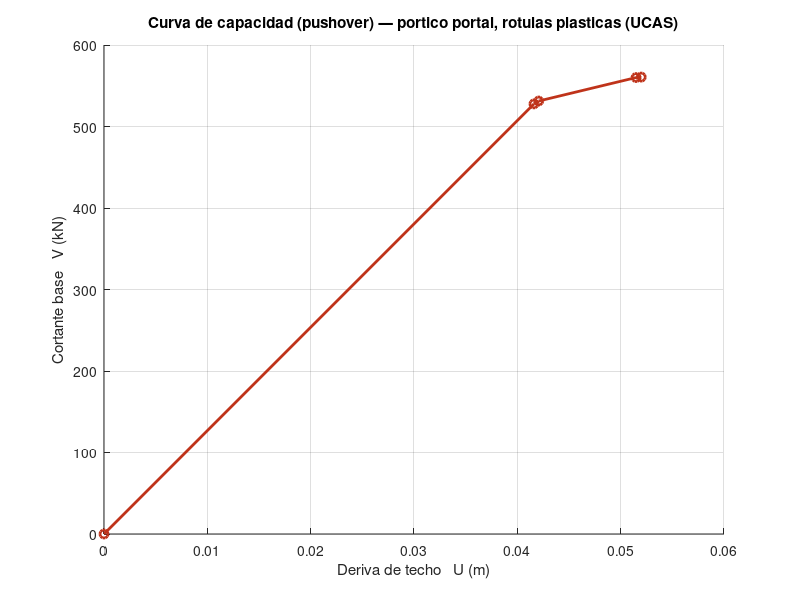

The MATLAB source for this figure:
% ============================================================
%  PUSHOVER de PORTICO 2D  —  rotulas plasticas, event-to-event
%  (metodo del pushover no lineal de UCAS 2D, NSP_Pushover_armadura.m,
%   simplificado a rotulas concentradas / plasticidad por momento):
%   - carga lateral de REFERENCIA en el techo;
%   - se calculan los momentos de extremo; el extremo que primero
%     alcanza Mp forma una ROTULA (release de momento);
%   - se re-arma la rigidez y se repite -> curva de capacidad V vs U,
%     hasta el MECANISMO (rigidez lateral ~ 0).
%  Modelo: portico portal (2 columnas empotradas + 1 viga).
% ============================================================

% --- Modelo como DATOS -----------------------------------------------
% Nodos: [ id  x  y ]   (m)
XY = [ 1  0  0
       2  0  3
       3  4  3
       4  4  0 ];
% Elementos: [ id  nI  nJ   E(kPa)   A(m2)    I(m4)     Mp(kN*m) ]
EL = [ 1  1  2   200e6   0.010   1.0e-4    150     % columna izq
       2  2  3   200e6   0.010   1.5e-4    180     % viga
       3  4  3   200e6   0.010   1.0e-4    150 ];  % columna der

nN = size(XY,1);   nE = size(EL,1);
ndof = 3*nN;                      % 3 GDL por nodo: ux, uy, giro

% Empotramientos en las bases (nodos 1 y 4): todos los GDL fijos
fixed = [1 2 3, 10 11 12];        % (3*1-2..3*1) y (3*4-2..3*4)
free  = setdiff(1:ndof, fixed);

% GDL de control: ux del nodo 2 (deriva de techo). Carga lateral de referencia ahi.
GDLc = 3*2-2;                     % = 4

% Estado de rotulas: hi(e), hj(e) = 1 si el extremo I / J ya rotulo
hi = zeros(nE,1);   hj = zeros(nE,1);
Macc_i = zeros(nE,1);  Macc_j = zeros(nE,1);   % momento acumulado por extremo
Vacc = 0;  Uacc = 0;
Ucurve = 0;  Vcurve = 0;

disp('=== Secuencia de rotulas plasticas (pushover) ===')
for step = 1:(2*nE+1)
    % --- Ensamblaje global con el estado de rotulas actual ---
    K = zeros(ndof, ndof);
    for e = 1:nE
        NI = EL(e,2);  NJ = EL(e,3);
        Ee = EL(e,4);  Ae = EL(e,5);  Ie = EL(e,6);
        dx = XY(NJ,2)-XY(NI,2);  dy = XY(NJ,3)-XY(NI,3);
        L  = sqrt(dx^2+dy^2);    c = dx/L;  sn = dy/L;
        ea = Ee*Ae/L;   ei = Ee*Ie;
        % --- Parte flexional local segun rotulas (v_i, th_i, v_j, th_j) ---
        if hi(e)==0 && hj(e)==0
            kf = (ei/L^3)*[ 12,   6*L,  -12,   6*L
                            6*L, 4*L^2, -6*L, 2*L^2
                           -12,  -6*L,   12,  -6*L
                            6*L, 2*L^2, -6*L, 4*L^2];
        elseif hi(e)==1 && hj(e)==0        % rotula en extremo I
            kf = (ei/L^3)*[ 3, 0, -3,  3*L
                            0, 0,  0,  0
                           -3, 0,  3, -3*L
                            3*L,0,-3*L,3*L^2];
        elseif hi(e)==0 && hj(e)==1        % rotula en extremo J
            kf = (ei/L^3)*[ 3,  3*L, -3, 0
                            3*L,3*L^2,-3*L,0
                           -3, -3*L,  3, 0
                            0,  0,    0, 0];
        else                                % rotula en ambos -> solo axial
            kf = zeros(4,4);
        end
        % --- Ensamblar 6x6 local: gdl [u_i v_i th_i u_j v_j th_j] ---
        kloc = zeros(6,6);
        kloc([1 4],[1 4]) = [ ea, -ea; -ea, ea ];
        kloc([2 3 5 6],[2 3 5 6]) = kf;
        % --- Transformacion a global ---
        T = [ c  sn 0 0  0 0
             -sn c  0 0  0 0
              0  0  1 0  0 0
              0  0  0 c  sn 0
              0  0  0 -sn c 0
              0  0  0 0  0 1];
        kg = T' * kloc * T;
        g  = [3*NI-2, 3*NI-1, 3*NI, 3*NJ-2, 3*NJ-1, 3*NJ];
        K(g,g) = K(g,g) + kg;
    end

    % --- Carga lateral de REFERENCIA (unitaria) en el techo ---
    F = zeros(ndof,1);   F(GDLc) = 1;
    Kff = K(free,free);
    % Detectar mecanismo: rigidez lateral casi nula
    u = zeros(ndof,1);
    u(free) = inv(Kff) * F(free);
    if abs(u(GDLc)) > 1e6 || ~isfinite(u(GDLc))
        disp('Mecanismo alcanzado (rigidez lateral ~ 0).')
        break
    end

    % --- Momentos de extremo por elemento (bajo la carga unitaria) ---
    lambda = inf;   ee = 0;   endsel = 0;
    Mi = zeros(nE,1);  Mj = zeros(nE,1);
    for e = 1:nE
        NI = EL(e,2);  NJ = EL(e,3);
        Ee = EL(e,4);  Ie = EL(e,6);
        dx = XY(NJ,2)-XY(NI,2);  dy = XY(NJ,3)-XY(NI,3);
        L  = sqrt(dx^2+dy^2);    c = dx/L;  sn = dy/L;
        T = [ c  sn 0 0  0 0
             -sn c  0 0  0 0
              0  0  1 0  0 0
              0  0  0 c  sn 0
              0  0  0 -sn c 0
              0  0  0 0  0 1];
        g   = [3*NI-2, 3*NI-1, 3*NI, 3*NJ-2, 3*NJ-1, 3*NJ];
        ul  = T * u(g);            % desplazamientos locales [u_i v_i th_i u_j v_j th_j]
        ei  = Ee*Ie;
        % Momento de extremo (Euler-Bernoulli), solo si el extremo NO esta rotulado
        if hi(e)==0
            Mi(e) = (ei/L^2)*( 6*ul(2) + 4*L*ul(3) - 6*ul(5) + 2*L*ul(6) )/L;
            rem = EL(e,7) - Macc_i(e);
            if abs(Mi(e))>1e-9
                pf = rem/abs(Mi(e));
                if pf < lambda, lambda=pf; ee=e; endsel=1; end
            end
        end
        if hj(e)==0
            Mj(e) = (ei/L^2)*( 6*ul(2) + 2*L*ul(3) - 6*ul(5) + 4*L*ul(6) )/L;
            rem = EL(e,7) - Macc_j(e);
            if abs(Mj(e))>1e-9
                pf = rem/abs(Mj(e));
                if pf < lambda, lambda=pf; ee=e; endsel=2; end
            end
        end
    end
    if ee==0
        disp('No quedan extremos elasticos (mecanismo).')
        break
    end

    % --- Acumular hasta el proximo evento de rotula ---
    Macc_i = Macc_i + lambda*abs(Mi);
    Macc_j = Macc_j + lambda*abs(Mj);
    Vacc = Vacc + lambda;
    Uacc = Uacc + lambda*abs(u(GDLc));
    Ucurve = [Ucurve; Uacc];
    Vcurve = [Vcurve; Vacc];
    if endsel==1
        hi(ee)=1;  extremo='I';
    else
        hj(ee)=1;  extremo='J';
    end
    fprintf('Paso %d: rotula en elem %d extremo %s  |  V_base = %8.2f kN   U = %.4e m\n', ...
            step, ee, extremo, Vacc, Uacc);
end

% --- Curva de capacidad (pushover) -----------------------------------
figure; hold on; grid on
plot(Ucurve, Vcurve, '-o', 'LineWidth', 2, 'Color', [0.75 0.20 0.10]);
xlabel('Deriva de techo   U (m)');
ylabel('Cortante base   V (kN)');
title('Curva de capacidad (pushover) — portico portal, rotulas plasticas (UCAS)');
